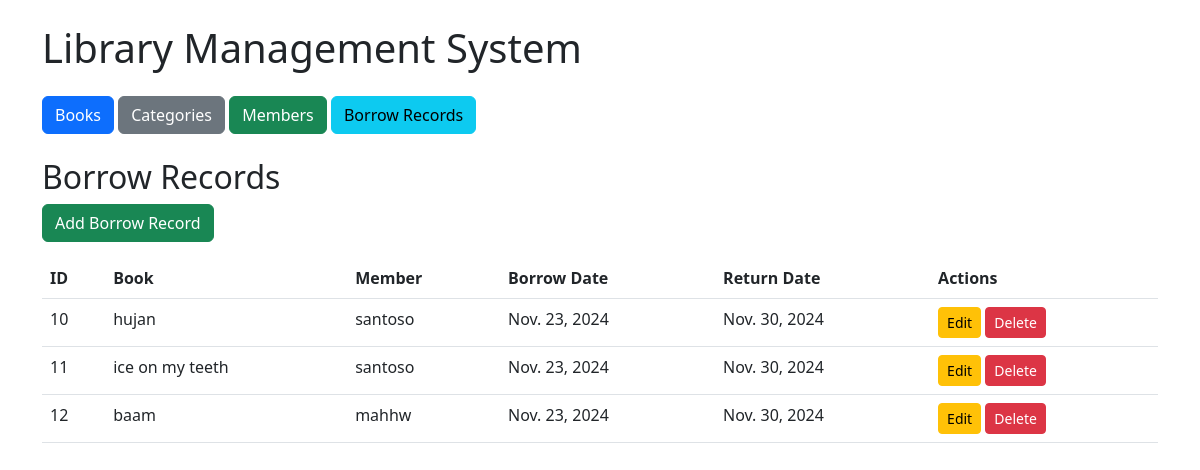
Before: /borrows/ with the older database file.
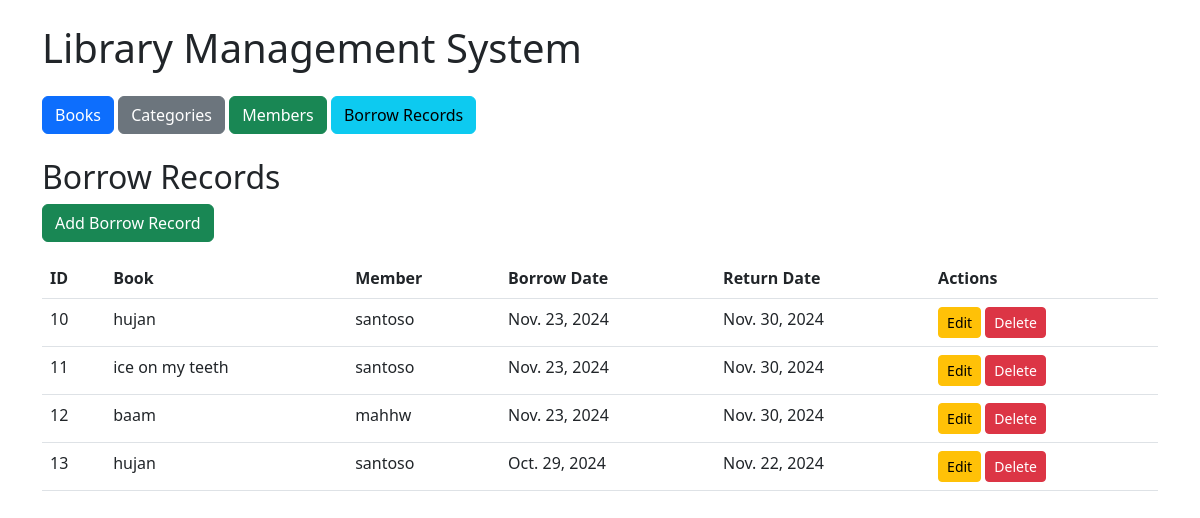
After: the same page with the newer database file.
### library/models.py (models this page shows, shortened)
class Borrow(models.Model):
    book = models.ForeignKey(Book, on_delete=models.CASCADE)
    member = models.ForeignKey(Member, on_delete=models.CASCADE)
    borrow_date = models.DateField(null=True, blank=True)
    return_date = models.DateField(null=True, blank=True)

class Book(models.Model):
    title = models.CharField(max_length=200)
    author = models.CharField(max_length=200)
    categories = models.ManyToManyField(Category)

class Member(models.Model):
    name = models.CharField(max_length=200)
    borrowed_books = models.ManyToManyField(Book, through='Borrow')

### library/views.py (the view)
# urls.py: path('borrows/', views.borrows_list, name='borrows_list'),
def borrows_list(request):
    borrows = Borrow.objects.all()
    return render(request, 'library/borrows_list.html', {'borrows': borrows})

### library/templates/library/borrows_list.html
{% extends 'library/base.html' %}
{% block content %}
<h2>Borrow Records</h2>
<a href="{% url 'borrows_create' %}" class="btn btn-success mb-3">Add Borrow Record</a>
<table class="table">
    <thead>
        <tr>
            <th>ID</th>
            <th>Book</th>
            <th>Member</th>
            <th>Borrow Date</th>
            <th>Return Date</th>
            <th>Actions</th>
        </tr>
    </thead>
    <tbody>
        {% for borrow in borrows %}
        <tr>
            <td>{{ borrow.id }}</td>
            <td>{{ borrow.book.title }}</td>
            <td>{{ borrow.member.name }}</td>
            <td>{{ borrow.borrow_date }}</td>
            <td>{{ borrow.return_date }}</td>
            <td>
                <a href="{% url 'borrows_edit' borrow.id %}" class="btn btn-warning btn-sm">Edit</a>
                <a href="{% url 'borrows_delete' borrow.id %}" class="btn btn-danger btn-sm">Delete</a>
            </td>
        </tr>
        {% endfor %}
    </tbody>
</table>
{% endblock %}

Changed rows visible on the page:
added Borrow: id "13", book "hujan", member.name "santoso", borrow_date "Oct. 29, 2024", return_date "Nov. 22, 2024"
